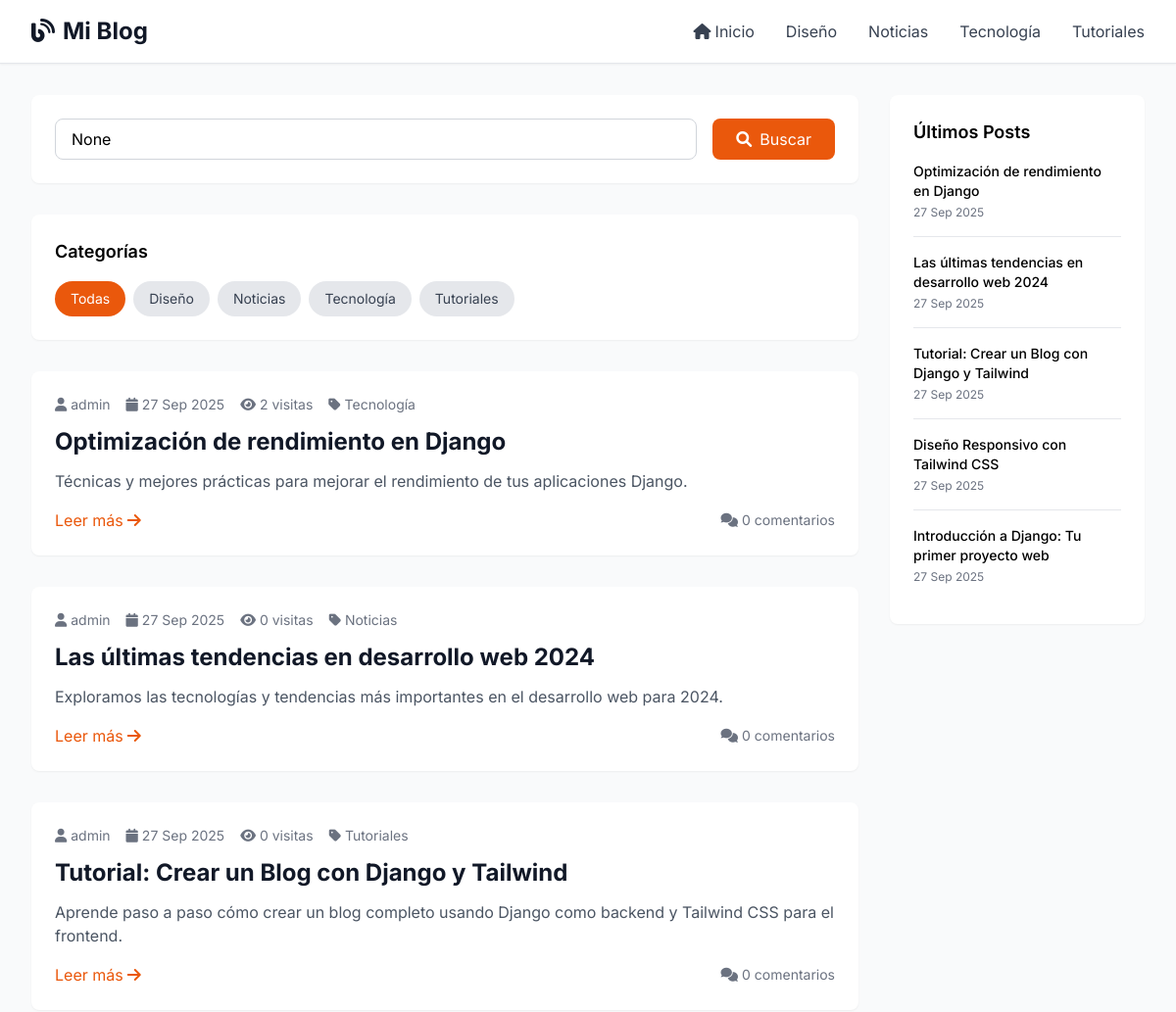
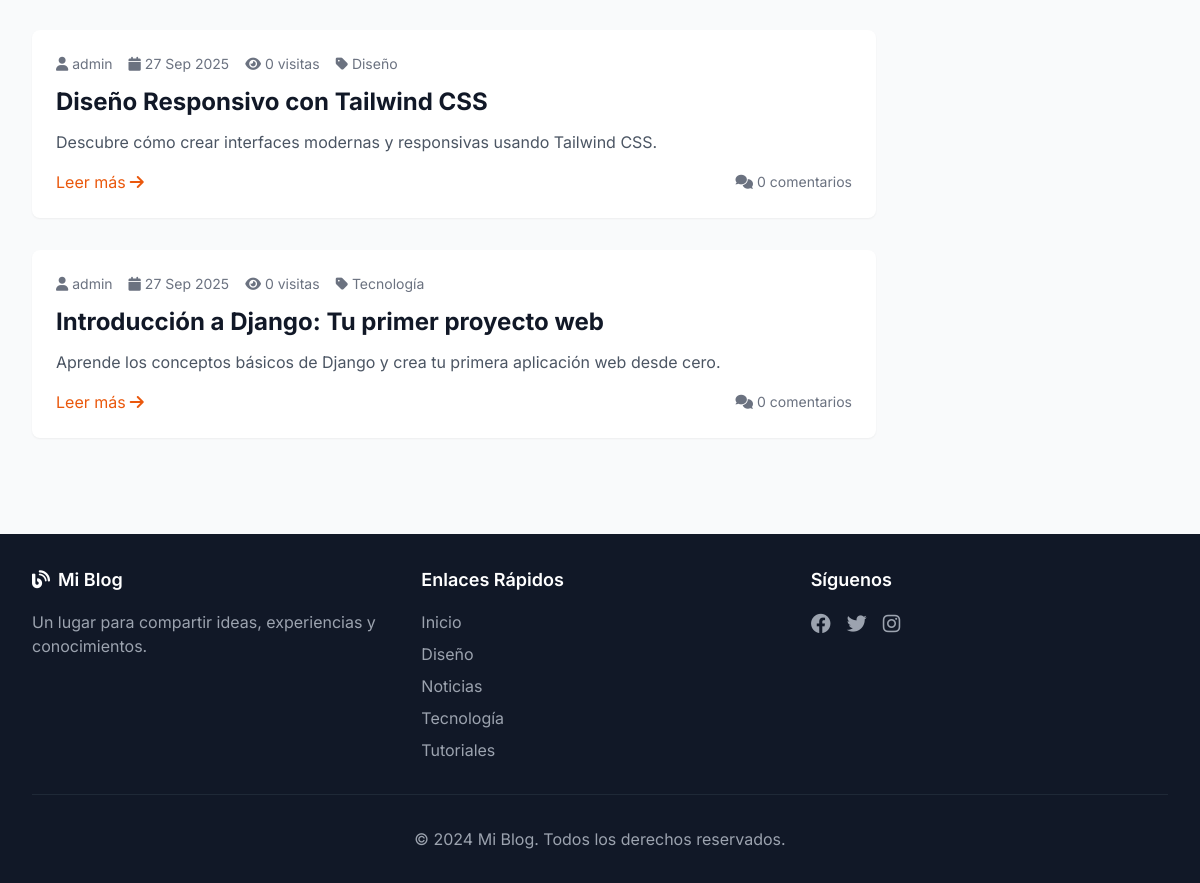
The page / on the database its author committed (2 pictures, top to bottom).
### blog/models.py (models this page shows, shortened)
class Categoria(models.Model):
    nombre = models.CharField(max_length=100, unique=True)
    descripcion = models.TextField(blank=True)
    fecha_creacion = models.DateTimeField(auto_now_add=True)
    class Meta:
        verbose_name = "Categoría"
        verbose_name_plural = "Categorías"
        ordering = ['nombre']

class Post(models.Model):
    ESTADO_CHOICES = [
        ('borrador', 'Borrador'),
        ('publicado', 'Publicado'),
    ]
    titulo = models.CharField(max_length=200)
    slug = models.SlugField(max_length=200, unique=True)
    autor = models.ForeignKey(User, on_delete=models.CASCADE, related_name='posts')
    categoria = models.ForeignKey(Categoria, on_delete=models.SET_NULL, null=True, blank=True)
    contenido = models.TextField()
    resumen = models.TextField(max_length=300, blank=True)
    imagen = models.ImageField(upload_to='blog/imagenes/', blank=True, null=True)
    estado = models.CharField(max_length=10, choices=ESTADO_CHOICES, default='borrador')
    fecha_creacion = models.DateTimeField(auto_now_add=True)
    fecha_actualizacion = models.DateTimeField(auto_now=True)
    fecha_publicacion = models.DateTimeField(null=True, blank=True)
    visitas = models.PositiveIntegerField(default=0)
    class Meta:
        ordering = ['-fecha_publicacion', '-fecha_creacion']
        verbose_name = "Post"
        verbose_name_plural = "Posts"
    def get_absolute_url(self):
        return reverse('blog:detalle_post', kwargs={'slug': self.slug})

### blog/views.py (the view)
# urls.py: path('', views.lista_posts, name='lista_posts'),
def lista_posts(request):
    posts = Post.objects.filter(estado='publicado')
    query = request.GET.get('q')
    if query:
        posts = posts.filter(
            Q(titulo__icontains=query) |
            Q(contenido__icontains=query) |
            Q(resumen__icontains=query)
        )
    categoria_id = request.GET.get('categoria')
    if categoria_id:
        posts = posts.filter(categoria_id=categoria_id)
    paginator = Paginator(posts, 6)  # 6 posts por página
    page_number = request.GET.get('page')
    page_obj = paginator.get_page(page_number)
    categorias = Categoria.objects.all()
    context = {
        'page_obj': page_obj,
        'categorias': categorias,
        'query': query,
        'categoria_actual': categoria_id,
    }
    return render(request, 'blog/lista_posts.html', context)

### blog/templates/blog/lista_posts.html (shortened to what this page needs)
{% extends 'blog/base.html' %}
{% block content %}
<div class="grid grid-cols-1 lg:grid-cols-4 gap-8">
    <div class="lg:col-span-3">
        <div class="bg-white rounded-lg shadow-sm p-6 mb-8">
            <form method="get" class="flex flex-col sm:flex-row gap-4">
                <div class="flex-1">
                    <input type="text" name="q" value="{{ query }}"
                           placeholder="Buscar posts..."
                           class="w-full px-4 py-2 border border-gray-300 rounded-lg focus:outline-none focus:ring-2 focus:ring-orange-500 focus:border-transparent">
                </div>
                <button type="submit" class="bg-orange-600 text-white px-6 py-2 rounded-lg hover:bg-orange-700 transition-colors">
                    <i class="fas fa-search mr-2"></i>Buscar
                </button>
            </form>
        </div>
        {% if categorias %}
        <div class="bg-white rounded-lg shadow-sm p-6 mb-8">
            <h3 class="text-lg font-semibold mb-4">Categorías</h3>
            <div class="flex flex-wrap gap-2">
                <a href="{% url 'blog:lista_posts' %}"
                   class="px-4 py-2 rounded-full text-sm {% if not categoria_actual %}bg-orange-600 text-white{% else %}bg-gray-200 text-gray-700 hover:bg-gray-300{% endif %} transition-colors">
                    Todas
                </a>
                {% for categoria in categorias %}
                <a href="?categoria={{ categoria.id }}"
                   class="px-4 py-2 rounded-full text-sm {% if categoria_actual == categoria.id|stringformat:'s' %}bg-orange-600 text-white{% else %}bg-gray-200 text-gray-700 hover:bg-gray-300{% endif %} transition-colors">
                    {{ categoria.nombre }}
                </a>
                {% endfor %}
            </div>
        </div>
        {% endif %}
        {% if page_obj %}
        <div class="space-y-8">
            {% for post in page_obj %}
            <article class="bg-white rounded-lg shadow-sm overflow-hidden hover:shadow-md transition-shadow">
                <div class="p-6">
                    <div class="flex items-center text-sm text-gray-500 mb-3">
                        <span class="flex items-center mr-4">
                            <i class="fas fa-user mr-1"></i>
                        <a href="{% url 'blog:posts_por_autor' post.autor.username %}" class="hover:text-orange-600 transition-colors">
                            {{ post.autor.get_full_name|default:post.autor.username }}
                        </a>
                        </span>
                        <span class="flex items-center mr-4">
                            <i class="fas fa-calendar mr-1"></i>
                            {{ post.fecha_publicacion|date:"d M Y" }}
                        </span>
                        <span class="flex items-center mr-4">
                            <i class="fas fa-eye mr-1"></i>
                            {{ post.visitas }} visitas
                        </span>
                        {% if post.categoria %}
                        <span class="flex items-center">
                            <i class="fas fa-tag mr-1"></i>
                            <a href="{% url 'blog:posts_por_categoria' post.categoria.nombre %}" class="hover:text-orange-600 transition-colors">
                                {{ post.categoria.nombre }}
                            </a>
                        </span>
                        {% endif %}
                    </div>
                    <h2 class="text-2xl font-bold text-gray-900 mb-3">
                        <a href="{{ post.get_absolute_url }}" class="hover:text-orange-600 transition-colors">
                            {{ post.titulo }}
                        </a>
                    </h2>
                    {% if post.resumen %}
                    <p class="text-gray-600 mb-4">{{ post.resumen }}</p>
                    {% endif %}
                    <div class="flex items-center justify-between">
                        <a href="{{ post.get_absolute_url }}"
                           class="inline-flex items-center text-orange-600 hover:text-orange-700 transition-colors">
                            Leer más
                            <i class="fas fa-arrow-right ml-1"></i>
                        </a>
                        <div class="flex items-center text-sm text-gray-500">
                            <i class="fas fa-comments mr-1"></i>
                            {{ post.comentarios.count }} comentarios
                        </div>
                    </div>
                </div>
            </article>
            {% endfor %}
        </div>
        {% endif %}
    </div>
    <div class="lg:col-span-1">
        <div class="bg-white rounded-lg shadow-sm p-6 sticky top-8">
            <h3 class="text-lg font-semibold mb-4">Últimos Posts</h3>
            <div class="space-y-4">
                {% for post in page_obj|slice:":5" %}
                <div class="border-b border-gray-200 pb-4 last:border-b-0">
                    <h4 class="font-medium text-sm mb-1">
                        <a href="{{ post.get_absolute_url }}" class="hover:text-orange-600 transition-colors">
                            {{ post.titulo|truncatechars:50 }}
                        </a>
                    </h4>
                    <p class="text-xs text-gray-500">
                        {{ post.fecha_publicacion|date:"d M Y" }}
                    </p>
                </div>
                {% endfor %}
            </div>
        </div>
    </div>
</div>
{% endblock %}

### blog/templates/blog/base.html (shortened to what this page needs)
<!DOCTYPE html>
<html lang="es">
<head>
    <script src="https://cdn.tailwindcss.com"></script>
    <link rel="stylesheet" href="https://cdnjs.cloudflare.com/ajax/libs/font-awesome/6.0.0/css/all.min.css">
</head>
<body class="bg-gray-50 min-h-screen">
    <header class="bg-white shadow-sm border-b">
        <div class="max-w-7xl mx-auto px-4 sm:px-6 lg:px-8">
            <div class="flex justify-between items-center py-4">
                <div class="flex items-center">
                    <a href="{% url 'blog:lista_posts' %}" class="text-2xl font-bold text-gray-900 hover:text-orange-600 transition-colors">
                        <i class="fas fa-blog mr-2"></i>Mi Blog
                    </a>
                </div>
                <nav class="hidden md:flex space-x-8">
                    <a href="{% url 'blog:lista_posts' %}" class="text-gray-700 hover:text-orange-600 transition-colors">
                        <i class="fas fa-home mr-1"></i>Inicio
                    </a>
                    {% for categoria in categorias %}
                    <a href="{% url 'blog:posts_por_categoria' categoria.nombre %}" class="text-gray-700 hover:text-orange-600 transition-colors">
                        {{ categoria.nombre }}
                    </a>
                    {% endfor %}
                </nav>
            </div>
        </div>
    </header>
    <main class="max-w-7xl mx-auto px-4 sm:px-6 lg:px-8 py-8">
        {% block content %}{% endblock %}
    </main>
    <footer class="bg-gray-900 text-white mt-16">
        <div class="max-w-7xl mx-auto px-4 sm:px-6 lg:px-8 py-8">
            <div class="grid grid-cols-1 md:grid-cols-3 gap-8">
                <div>
                    <h3 class="text-lg font-semibold mb-4">
                        <i class="fas fa-blog mr-2"></i>Mi Blog
                    </h3>
                    <p class="text-gray-400">
                        Un lugar para compartir ideas, experiencias y conocimientos.
                    </p>
                </div>
                <div>
                    <h3 class="text-lg font-semibold mb-4">Enlaces Rápidos</h3>
                    <ul class="space-y-2">
                        <li><a href="{% url 'blog:lista_posts' %}" class="text-gray-400 hover:text-orange-400 transition-colors">Inicio</a></li>
                        {% for categoria in categorias %}
                        <li><a href="{% url 'blog:posts_por_categoria' categoria.nombre %}" class="text-gray-400 hover:text-orange-400 transition-colors">{{ categoria.nombre }}</a></li>
                        {% endfor %}
                    </ul>
                </div>
                <div>
                    <h3 class="text-lg font-semibold mb-4">Síguenos</h3>
                    <div class="flex space-x-4">
                        <a href="#" class="text-gray-400 hover:text-orange-400 transition-colors">
                            <i class="fab fa-facebook text-xl"></i>
                        </a>
                        <a href="#" class="text-gray-400 hover:text-orange-400 transition-colors">
                            <i class="fab fa-twitter text-xl"></i>
                        </a>
                        <a href="#" class="text-gray-400 hover:text-orange-400 transition-colors">
                            <i class="fab fa-instagram text-xl"></i>
                        </a>
                    </div>
                </div>
            </div>
            <div class="border-t border-gray-800 mt-8 pt-8 text-center text-gray-400">
                <p>&copy; 2024 Mi Blog. Todos los derechos reservados.</p>
            </div>
        </div>
    </footer>
</body>
</html>

### blog/templates/blog/base.html (style rules this page uses)
body { font-family: 'Inter', sans-serif; }

### rows shown on the page
Categoria: nombre "Diseño"
Categoria: nombre "Noticias"
Categoria: nombre "Tecnología"
Categoria: nombre "Tutoriales"
Post: autor.get_full_name "admin", fecha_publicacion "27 Sep 2025", visitas "2", categoria.nombre "Tecnología", titulo "Optimización de rendimiento en Django", resumen "Técnicas y mejores prácticas para mejorar el rendimiento de tus aplicaciones Django.", comentarios.count "0"
Post: autor.get_full_name "admin", fecha_publicacion "27 Sep 2025", visitas "0", categoria.nombre "Noticias", titulo "Las últimas tendencias en desarrollo web 2024", resumen "Exploramos las tecnologías y tendencias más importantes en el desarrollo web para 2024.", comentarios.count "0"
Post: autor.get_full_name "admin", fecha_publicacion "27 Sep 2025", visitas "0", categoria.nombre "Tutoriales", titulo "Tutorial: Crear un Blog con Django y Tailwind", resumen "Aprende paso a paso cómo crear un blog completo usando Django como backend y Tailwind CSS para el frontend.", comentarios.count "0"
Post: autor.get_full_name "admin", fecha_publicacion "27 Sep 2025", visitas "0", categoria.nombre "Diseño", titulo "Diseño Responsivo con Tailwind CSS", resumen "Descubre cómo crear interfaces modernas y responsivas usando Tailwind CSS.", comentarios.count "0"
Post: autor.get_full_name "admin", fecha_publicacion "27 Sep 2025", visitas "0", categoria.nombre "Tecnología", titulo "Introducción a Django: Tu primer proyecto web", resumen "Aprende los conceptos básicos de Django y crea tu primera aplicación web desde cero.", comentarios.count "0"
